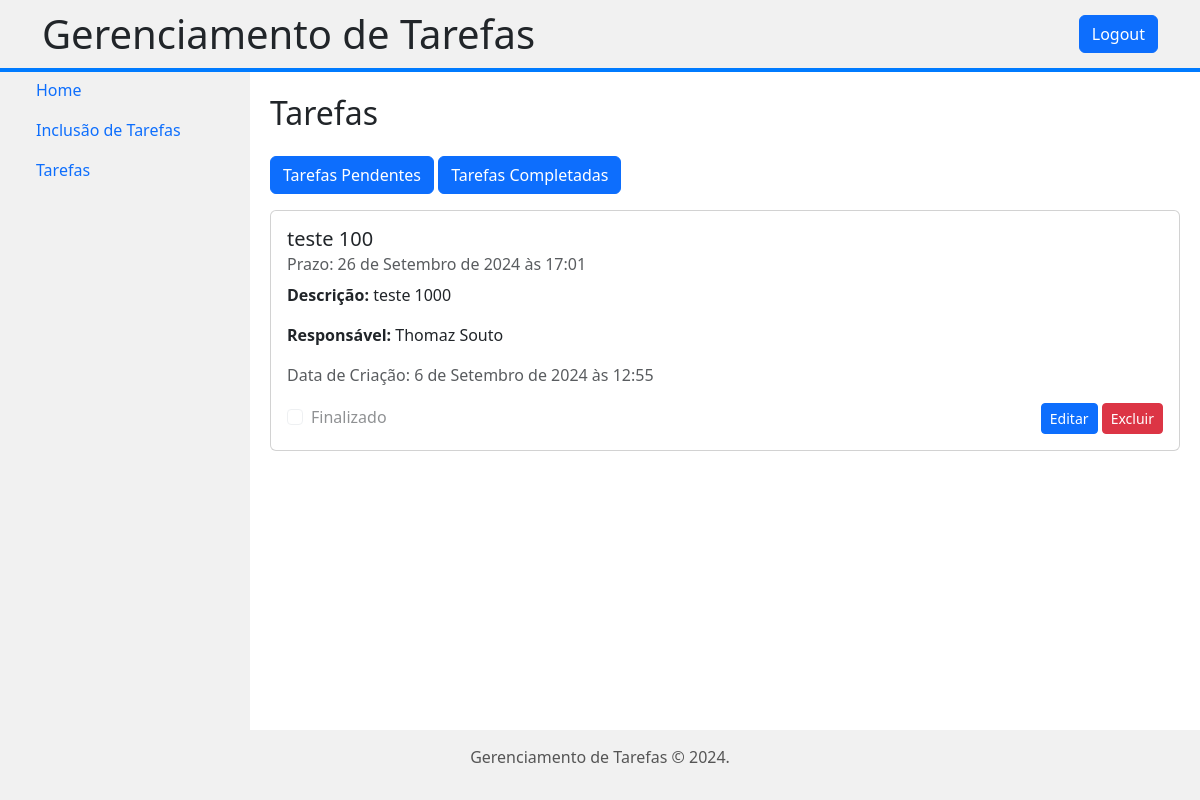
Page /tasks/tasksList (signed in) on the earlier database version.
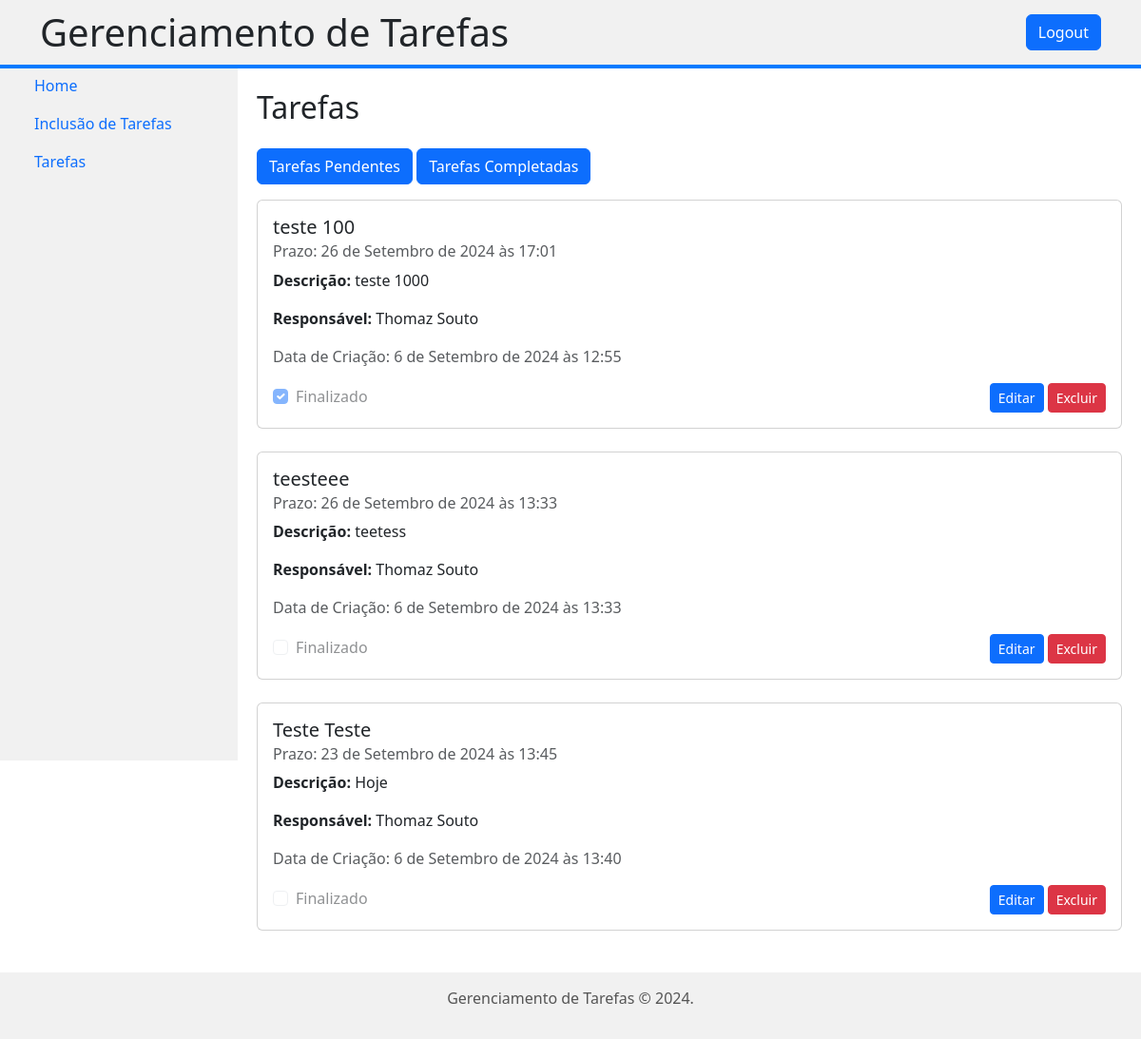
Same page on the later database version.
### tasks/models.py (models this page shows, shortened)
class Task(models.Model):
    title = models.CharField(max_length=250)
    description = models.TextField()
    completed = models.BooleanField(default=False)
    created_at = models.DateTimeField(auto_now_add=True)
    due_date = models.DateTimeField()
    user = models.ForeignKey(User, on_delete=models.CASCADE, related_name='tasks')

### tasks/views.py (the view)
# urls.py: path('tasks/tasksList', views.tasksList.as_view(), name='lista'),
class tasksList(LoginRequiredMixin, ListView):
    model = Task
    template_name = 'tasks/tasksList.html'
    context_object_name = 'tasks'
    def get_queryset(self):
        user = self.request.user
        return Task.objects.filter(user=user)  # Filtra tarefas associadas ao usuário logado

### tasks/templates/tasks/tasksList.html
{% extends "base.html" %}
{% load static %}
{% block content %}
<h2 class="my-4">Tarefas</h2>
<div class="mb-3">
    <a href="{% url 'tasks:pendentes' %}" class="btn btn-primary">Tarefas Pendentes</a>
    <a href="{% url 'tasks:completadas' %}" class="btn btn-primary">Tarefas Completadas</a>
</div>
<div class="row">
    {% for task in object_list %}
    <div class="col-md-12 mb-4">
        <div class="card">
            <div class="card-body">
                <h5 class="card-title">{{ task.title }}</h5>
                <h6 class="card-subtitle mb-2 text-muted">Prazo: {{ task.due_date }}</h6>
                <p class="card-text">
                    <strong>Descrição:</strong> {{ task.description }}
                </p>
                <p>
                    <strong>Responsável:</strong>
                    {% if task.user.get_full_name %}
                        {{ task.user.get_full_name }}
                    {% else %}
                        {{ task.user.username }}
                    {% endif %}
                </p>
                <p class="text-muted">Data de Criação: {{ task.created_at }}</p>
                <div class="d-flex align-items-center">
                    <div class="form-check me-3">
                        <input type="checkbox" class="form-check-input" id="is_active_{{ task.pk }}" name="is_active" disabled {% if task.completed %}checked{% endif %}>
                        <label class="form-check-label" for="is_active_{{ task.pk }}">Finalizado</label>
                    </div>
                    <div class="ms-auto">
                        <a href="{% url 'tasks:editar' task.pk %}" class="btn btn-primary btn-sm">Editar</a>
                        <a href="{% url 'tasks:excluir' task.pk %}" class="btn btn-danger btn-sm">Excluir</a>
                    </div>
                </div>
            </div>
        </div>
    </div>
    {% empty %}
    <div class="col-12">
        <div class="alert alert-info">Nenhuma tarefa encontrada.</div>
    </div>
    {% endfor %}
</div>
{% endblock %}

Differences in the rows shown:
changed Task "teste 100": completed "☐" → "☑"
added Task: title "teesteee", due_date "26 de Setembro de 2024 às 13:33", description "teetess", user.get_full_name "Thomaz Souto", created_at "6 de Setembro de 2024 às 13:33"
added Task: title "Teste Teste", due_date "23 de Setembro de 2024 às 13:45", description "Hoje", user.get_full_name "Thomaz Souto", created_at "6 de Setembro de 2024 às 13:40"
